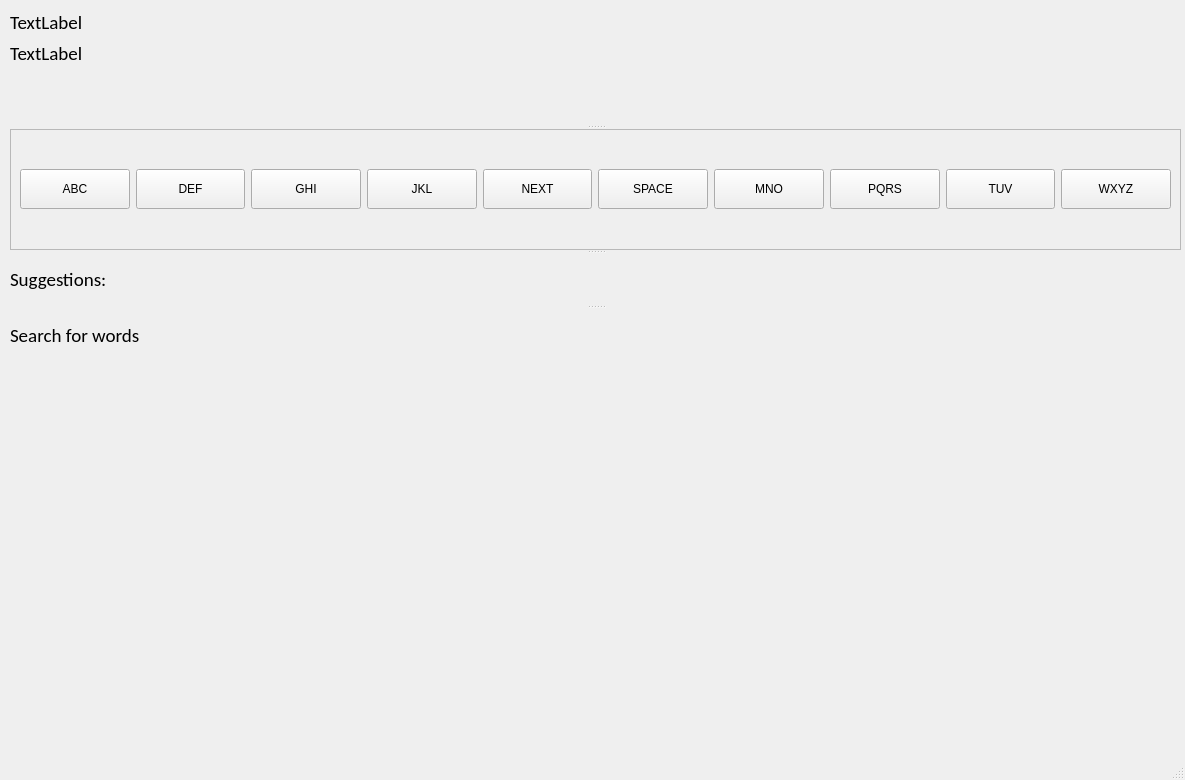
<?xml version="1.0" encoding="UTF-8"?>
<ui version="4.0">
 <class>MainWindow</class>
 <widget class="QMainWindow" name="MainWindow">
  <property name="geometry">
   <rect>
    <x>0</x>
    <y>0</y>
    <width>1185</width>
    <height>780</height>
   </rect>
  </property>
  <property name="mouseTracking">
   <bool>false</bool>
  </property>
  <property name="windowTitle">
   <string>EFFENDI Keyboard</string>
  </property>
  <widget class="QWidget" name="centralwidget">
   <widget class="QWidget" name="verticalLayoutWidget">
    <property name="geometry">
     <rect>
      <x>10</x>
      <y>10</y>
      <width>1171</width>
      <height>351</height>
     </rect>
    </property>
    <layout class="QVBoxLayout" name="verticalLayout">
     <item>
      <widget class="QLabel" name="label_4">
       <property name="font">
        <font>
         <family>Calibri</family>
         <pointsize>14</pointsize>
        </font>
       </property>
       <property name="text">
        <string>TextLabel</string>
       </property>
      </widget>
     </item>
     <item>
      <widget class="QLabel" name="label_5">
       <property name="font">
        <font>
         <family>Calibri</family>
         <pointsize>14</pointsize>
        </font>
       </property>
       <property name="text">
        <string>TextLabel</string>
       </property>
      </widget>
     </item>
     <item>
      <widget class="QSplitter" name="splitter_2">
       <property name="orientation">
        <enum>Qt::Vertical</enum>
       </property>
       <widget class="QSplitter" name="splitter">
        <property name="orientation">
         <enum>Qt::Vertical</enum>
        </property>
        <widget class="QLabel" name="label">
         <property name="minimumSize">
          <size>
           <width>1161</width>
           <height>0</height>
          </size>
         </property>
         <property name="font">
          <font>
           <family>Calibri</family>
           <pointsize>16</pointsize>
          </font>
         </property>
         <property name="text">
          <string/>
         </property>
        </widget>
        <widget class="QFrame" name="frame">
         <property name="frameShape">
          <enum>QFrame::StyledPanel</enum>
         </property>
         <property name="frameShadow">
          <enum>QFrame::Raised</enum>
         </property>
         <layout class="QHBoxLayout" name="horizontalLayout">
          <item>
           <widget class="QPushButton" name="pushButton1">
            <property name="minimumSize">
             <size>
              <width>100</width>
              <height>40</height>
             </size>
            </property>
            <property name="mouseTracking">
             <bool>false</bool>
            </property>
            <property name="text">
             <string>ABC</string>
            </property>
           </widget>
          </item>
          <item>
           <widget class="QPushButton" name="pushButton2">
            <property name="minimumSize">
             <size>
              <width>100</width>
              <height>40</height>
             </size>
            </property>
            <property name="text">
             <string>DEF</string>
            </property>
           </widget>
          </item>
          <item>
           <widget class="QPushButton" name="pushButton3">
            <property name="minimumSize">
             <size>
              <width>100</width>
              <height>40</height>
             </size>
            </property>
            <property name="text">
             <string>GHI</string>
            </property>
           </widget>
          </item>
          <item>
           <widget class="QPushButton" name="pushButton4">
            <property name="minimumSize">
             <size>
              <width>100</width>
              <height>40</height>
             </size>
            </property>
            <property name="text">
             <string>JKL</string>
            </property>
           </widget>
          </item>
          <item>
           <widget class="QPushButton" name="pushButtonNext">
            <property name="minimumSize">
             <size>
              <width>100</width>
              <height>40</height>
             </size>
            </property>
            <property name="text">
             <string>NEXT</string>
            </property>
           </widget>
          </item>
          <item>
           <widget class="QPushButton" name="pushButtonSpace">
            <property name="minimumSize">
             <size>
              <width>100</width>
              <height>40</height>
             </size>
            </property>
            <property name="text">
             <string>SPACE</string>
            </property>
           </widget>
          </item>
          <item>
           <widget class="QPushButton" name="pushButton7">
            <property name="minimumSize">
             <size>
              <width>100</width>
              <height>40</height>
             </size>
            </property>
            <property name="text">
             <string>MNO</string>
            </property>
           </widget>
          </item>
          <item>
           <widget class="QPushButton" name="pushButton8">
            <property name="minimumSize">
             <size>
              <width>100</width>
              <height>40</height>
             </size>
            </property>
            <property name="text">
             <string>PQRS</string>
            </property>
           </widget>
          </item>
          <item>
           <widget class="QPushButton" name="pushButton9">
            <property name="minimumSize">
             <size>
              <width>100</width>
              <height>40</height>
             </size>
            </property>
            <property name="text">
             <string>TUV</string>
            </property>
           </widget>
          </item>
          <item>
           <widget class="QPushButton" name="pushButton10">
            <property name="minimumSize">
             <size>
              <width>100</width>
              <height>40</height>
             </size>
            </property>
            <property name="text">
             <string>WXYZ</string>
            </property>
           </widget>
          </item>
         </layout>
        </widget>
       </widget>
       <widget class="QLabel" name="label_2">
        <property name="font">
         <font>
          <family>Calibri</family>
          <pointsize>14</pointsize>
         </font>
        </property>
        <property name="text">
         <string>Suggestions:</string>
        </property>
       </widget>
       <widget class="QLabel" name="label_3">
        <property name="font">
         <font>
          <family>Calibri</family>
          <pointsize>14</pointsize>
         </font>
        </property>
        <property name="text">
         <string>Search for words</string>
        </property>
       </widget>
      </widget>
     </item>
    </layout>
   </widget>
  </widget>
  <widget class="QMenuBar" name="menubar">
   <property name="geometry">
    <rect>
     <x>0</x>
     <y>0</y>
     <width>1185</width>
     <height>26</height>
    </rect>
   </property>
  </widget>
  <widget class="QStatusBar" name="statusbar"/>
 </widget>
 <resources/>
 <connections/>
</ui>
